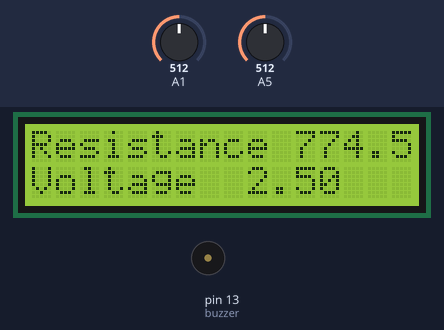
The sketch below on a simulated Arduino Uno, built with avr-gcc and run on an emulated ATmega328P. Parts: 16×2 character LCD, buzzer (waves = sounding). The inputs (shaded band) are chosen by the test bench; at power-on: A1 = 512, A5 = 512. What the sketch prints to the serial monitor is not drawn.

Above: at 1.2 s.
1.3 s: A1 set to 1015
At 2.2 s:
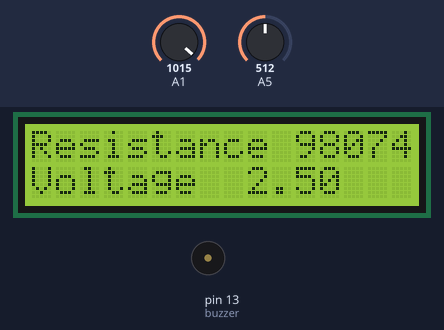
3.1 s: A1 set to 1023
At 4.1 s:
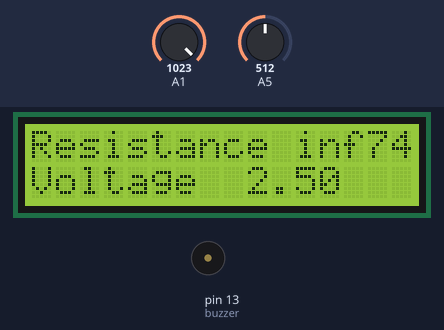
4.7 s: A1 set to 0
At 5.7 s:
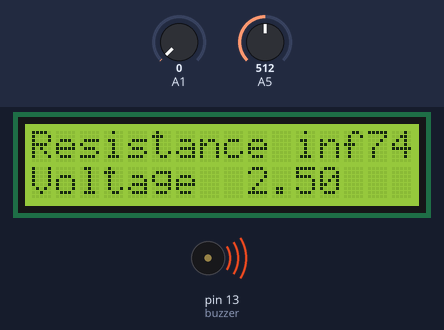
Timing chart, 0 to 13.7 s (numbered marks = the images above; inputs shaded):
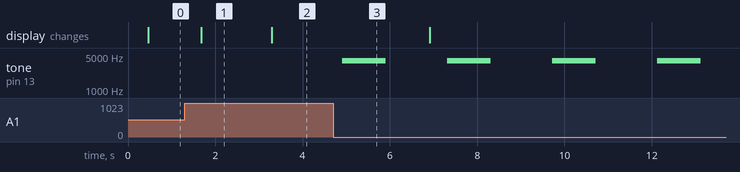

Measured:
- the behaviour switches between 1022 and 1023 on A1 (found by bisection; images 1 and 2)
- after the input at 1.3 s, the display: changes after 0.38 s (image 1)
- after the input at 3.1 s, the display: changes after 0.20 s (image 2)
- after the input at 4.7 s, tone on pin 13 (buzzer): alternates 4000 Hz for 1.0 s and silent for 1.4 s, starting after 0.21 s

The sketch:

code_arduino_ground_detector.ino
```cpp
//https://www.amazon.com/DFRobot-DFR0009-LCD-Shield-Arduino/dp/B006D903KE/ref=sr_1_7?ie=UTF8&qid=1501181609&sr=8-7&keywords=lcd+shield
#include <LiquidCrystal.h>

const int buzzer = 13; //buzzer to arduino pin 13

LiquidCrystal lcd(8, 9, 4, 5, 6, 7);


int lcd_key     = 0;
int adc_key_in  = 0;

#define btnRIGHT  0
#define btnUP     1
#define btnDOWN   2
#define btnLEFT   3
#define btnSELECT 4
#define btnNONE   5

int val = 0;           // variable to store the value read
int val2 = 0;
float voltage = 0;
float voltage2 = 0;
float r_probe = 840;
float r_given = 773;
float v_drop_r2;
float v_drop_r1;

void setup(){
   Serial.begin(9600);
   lcd.begin(16, 2);               // start the library
   lcd.setCursor(0,0);             // set the LCD cursor   position
   lcd.print("Resistance");  // print a simple message on the LCD
   pinMode(buzzer, OUTPUT); // Set buzzer - pin 9 as an output

}

void loop(){
   delay(400);
   val = analogRead(A1);    // read the input pin
   voltage = val * (5.0 / 1023.0);
   val2 = analogRead(A5);    // read the input pin
   voltage2 = val2 * (5.0 / 1023.0);
//   Serial.println(voltage);             // debug value
   r_probe = (5*r_given/(5-voltage))-r_given;
   v_drop_r2 = r_probe*5/(r_given+r_probe);
   v_drop_r1 = r_given*5/(r_given+r_probe);
   if (r_probe < 0.1)
   {
    tone(buzzer, 4000); // Send 1KHz sound signal...
    delay(1000);        // ...for 1 sec
    noTone(buzzer);     // Stop sound...
    delay(1000);        // ...for 1sec
   }

   Serial.println(voltage);             // debug value
   lcd.setCursor(11,0);
   lcd.print(r_probe);       // display seconds elapsed since power-up
   lcd.setCursor(9,1);             // move cursor to second line "1" and 9 spaces over
   lcd.print(voltage2);       // display seconds elapsed since power-up
   lcd.setCursor(0,1);             // move to the begining of the second line
   lcd.print("Voltage ");

}
```
